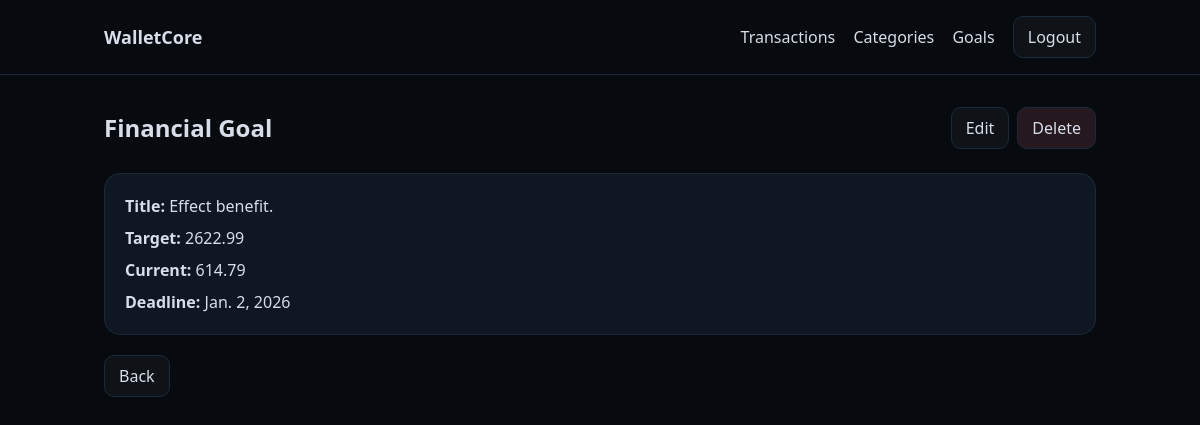
Screenshot of /goals/1/ (signed in) with the database file from the repository.
### finances/models.py (models this page shows, shortened)
class FinancialGoal(models.Model):
    user = models.ForeignKey(User, on_delete=models.CASCADE)
    title = models.CharField(max_length=80)
    target_amount = models.DecimalField(max_digits=12, decimal_places=2)
    current_amount = models.DecimalField(max_digits=12, decimal_places=2, default=Decimal('0')) # error bez Decimal()
    deadline = models.DateField(null=True, blank=True)

### finances/views.py (the view)
# urls.py: path("goals/<int:pk>/", views.GoalDetail.as_view(), name="goal_detail"),
class GoalDetail(LoginRequiredMixin, DetailView):
    model = FinancialGoal
    template_name = "finances/goal_detail.html"
    def get_queryset(self):
        return FinancialGoal.objects.filter(user=self.request.user)

### templates/finances/goal_detail.html
{% extends "base.html" %}
{% block content %}
<div class="flex items-center justify-between mb-6">
  <h2 class="text-2xl font-semibold">Financial Goal</h2>
  <div class="flex gap-2">
    <a class="wc-btn" href="{% url 'finances:goal_edit' object.pk %}">Edit</a>
    <a class="wc-btn" style="background: var(--danger-soft);" href="{% url 'finances:goal_delete' object.pk %}">Delete</a>
  </div>
</div>
<div class="wc-card space-y-2">
  <p><strong>Title:</strong> {{ object.title }}</p>
  <p><strong>Target:</strong> {{ object.target_amount }}</p>
  <p><strong>Current:</strong> {{ object.current_amount }}</p>
  <p><strong>Deadline:</strong> {{ object.deadline|default:"No deadline" }}</p>
</div>
<div class="mt-5">
  <a class="wc-btn" href="{% url 'finances:goal_list' %}">Back</a>
</div>
{% endblock %}

### templates/base.html (style rules this page uses)
:root { --bg0: #070b10; --bg1: #0f1722; --line: #1b2a3a; --text: #d8dee9; --muted: #8b9bb4; --emerald: #10b981; --emerald-soft: rgba(16, 185, 129, 0.15); --danger-soft: rgba(251, 113, 133, 0.12); }
body { background: var(--bg0); color: var(--text); }
.wc-card { background: var(--bg1); border: 1px solid var(--line); border-radius: 16px; padding: 20px; }
.wc-btn { padding: 8px 14px; border-radius: 10px; border: 1px solid var(--line); background: rgba(255, 255, 255, 0.03); display: inline-flex; align-items: center; justify-content: center; gap: 6px; }
a { text-decoration: none; }

### rows the page displays
FinancialGoal: title "Effect benefit.", target_amount "2622.99", current_amount "614.79", deadline "Jan. 2, 2026"
